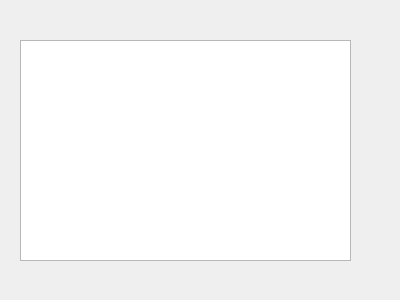
<?xml version="1.0" encoding="UTF-8"?>
<ui version="4.0">
 <class>currency_rate</class>
 <widget class="QWidget" name="currency_rate">
  <property name="geometry">
   <rect>
    <x>0</x>
    <y>0</y>
    <width>400</width>
    <height>300</height>
   </rect>
  </property>
  <property name="windowTitle">
   <string>Form</string>
  </property>
  <widget class="QTextEdit" name="textEdit">
   <property name="geometry">
    <rect>
     <x>20</x>
     <y>40</y>
     <width>331</width>
     <height>221</height>
    </rect>
   </property>
  </widget>
 </widget>
 <resources/>
 <connections/>
</ui>
